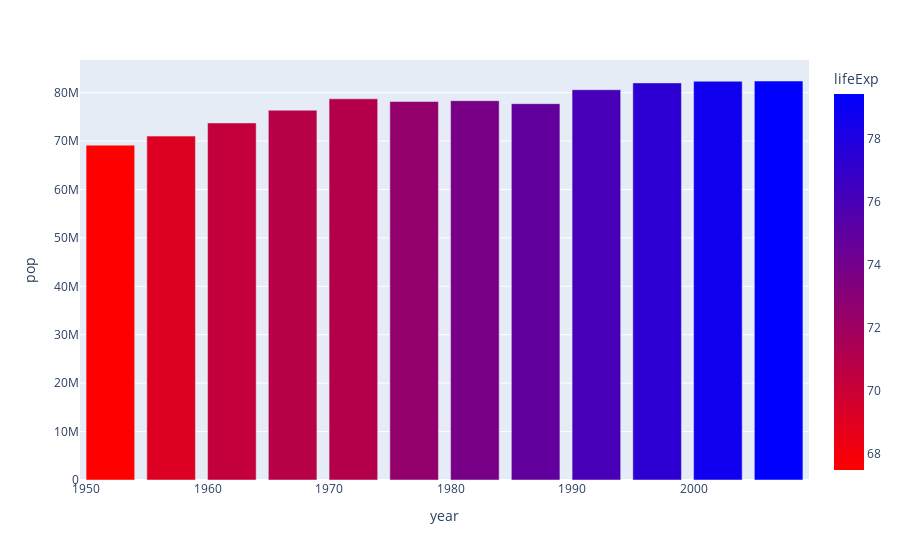

This figure's notebook cell:
### Code cell
fig = px.bar(germany, x='year', y='pop', color='lifeExp', color_continuous_scale='bluered_r')
fig.show()

### Figure 1 — Plotly figure (JSON) as saved in the notebook; plotly's stock layout.template omitted (floating-point values rounded to 4 significant figures)
{"data": [{"alignmentgroup": "True", "hovertemplate": "year=%{x}<br>pop=%{y}<br>lifeExp=%{marker.color}<extra></extra>", "legendgroup": "", "marker": {"color": [67.5, 69.1, 70.3, 70.8, 71, 72.5, 73.8, 74.85, 76.07, 77.34, 78.67, 79.41], "coloraxis": "coloraxis", "pattern": {"shape": ""}}, "name": "", "offsetgroup": "", "orientation": "v", "showlegend": false, "textposition": "auto", "type": "bar", "x": [1952, 1957, 1962, 1967, 1972, 1977, 1982, 1987, 1992, 1997, 2002, 2007], "xaxis": "x", "y": [69145952, 71019069, 73739117, 76368453, 78717088, 78160773, 78335266, 77718298, 80597764, 82011073, 82350671, 82400996], "yaxis": "y"}], "layout": {"barmode": "relative", "coloraxis": {"colorbar": {"title": {"text": "lifeExp"}}, "colorscale": [[0, "rgb(255,0,0)"], [1, "rgb(0,0,255)"]]}, "legend": {"tracegroupgap": 0}, "margin": {"t": 60}, "xaxis": {"anchor": "y", "domain": [0, 1], "title": {"text": "year"}}, "yaxis": {"anchor": "x", "domain": [0, 1], "title": {"text": "pop"}}}}
